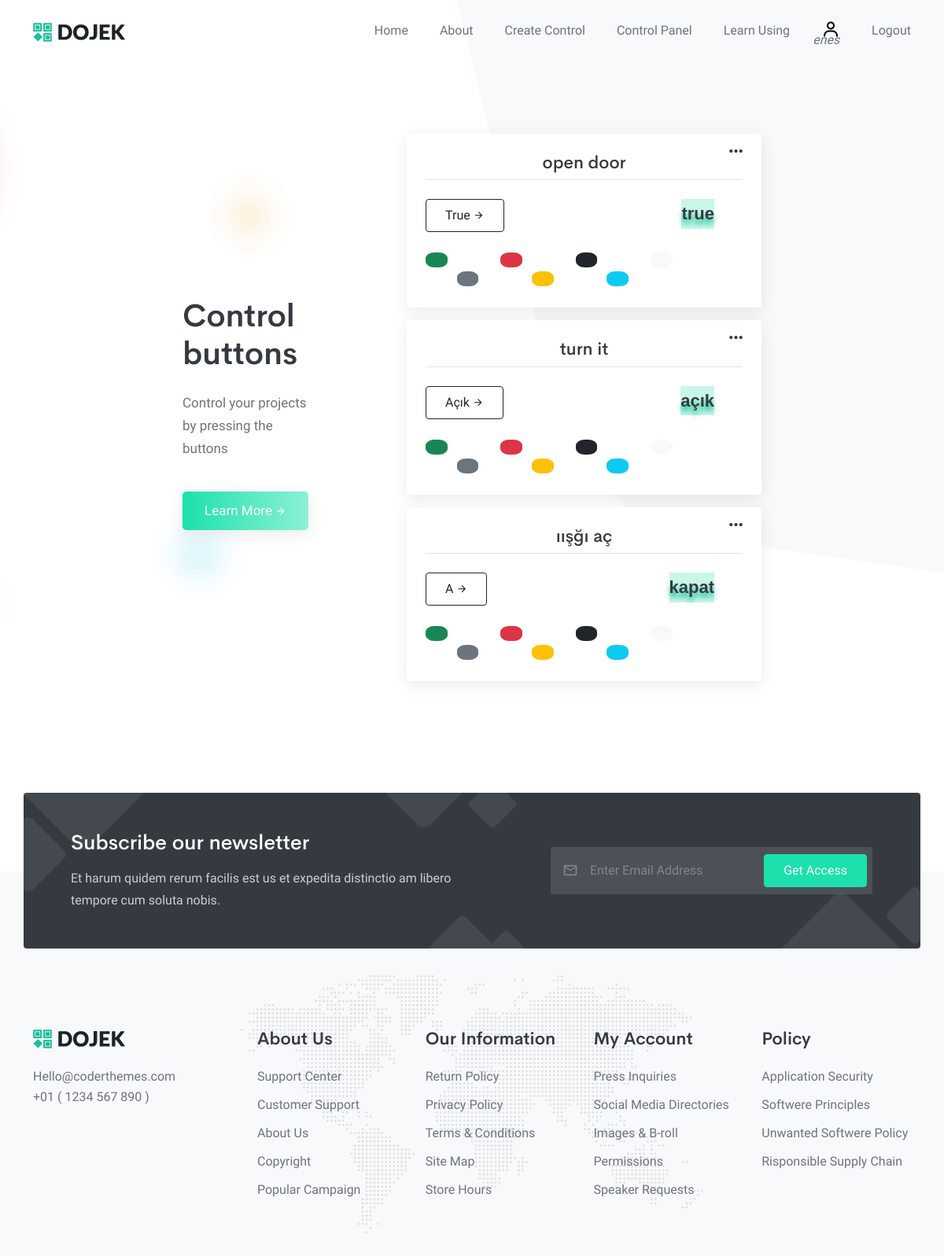
Page /control/ (signed in) on the earlier database version.
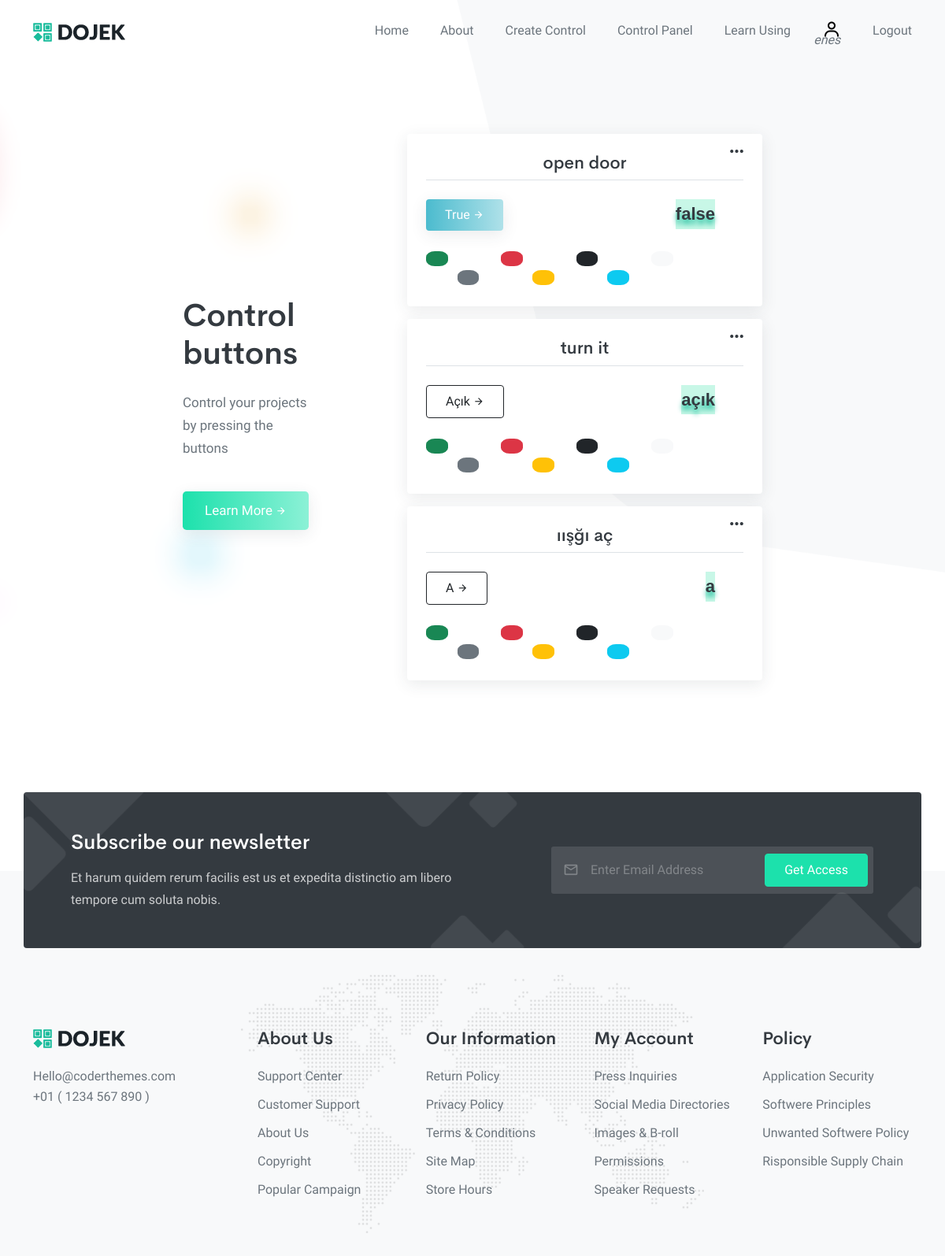
Same page on the later database version.
### web/models.py (models this page shows, shortened)
class Workshop(models.Model):
    HARDWARE_TYPE = (
        ('1', 'NodeMCU'),
        ('2', 'ESP8266'),
    )
    IDE_TYPE = (
        ('1', 'Arduino IDE'),
        ('2', 'PlatformIO'),
        ('2', _('Other')),
    )
    BUTTON_COLOR_CHOICES=(
        ('btn-success','primary'),
        ('btn-outline-success','primary-outline'),
        ('btn-gradiend-success','primary-gradient'),
        ('btn-danger','danger'),
        ('btn-outline-danger','danger-outline'),
        ('btn-gradient-danger','danger-gradient'),
        ('btn-dark','dark'),
        ('btn-outline-dark','dark-outline'),
        ('btn-gradient-dark','dark-gradient'),
        ('btn-light','light'),
        ('btn-outline-light','light-outline'),
        ('btn-white','white'),
        ('btn-outline-white','white-outline'),
        ('btn-gradient-white','white-gradient'),
        ('btn-secondary','secondary'),
        ('btn-outline-secondary','secondary-outline'),
        ('btn-gradient-secondary','secondary-gradient'),
        ('btn-warning','warning'),
        ('btn-outline-warning','warning-outline'),
        ('btn-gradient-warning','warning-gradient'),
        ('btn-info','info'),
        ('btn-outline-info','info-outline'),
        ('btn-gradient-info','info-gradient'),
	)
    hardware = models.CharField(choices=HARDWARE_TYPE, max_length=1,default=HARDWARE_TYPE[0][0], null=True, blank=True)
    ide = models.CharField(choices=IDE_TYPE, max_length=1,default=IDE_TYPE[0][0], null=True, blank=True)
    user = models.ForeignKey(User, on_delete=models.CASCADE, related_name='workshop')
    date_added = models.DateTimeField(auto_now_add=True)
    wifi = models.ForeignKey(Wifie, on_delete=models.CASCADE)
    secret_key = models.CharField(max_length=25)
    url = models.CharField(max_length=100)
    actname = models.CharField(max_length=150)
    def_resp = models.CharField(max_length=150)
    expected_resp = models.CharField(max_length=150)
    current_resp = models.CharField(max_length=150, null=True, blank=True)
    is_fixed = models.BooleanField(default=False)
    duration = models.IntegerField(default=0, help_text=_("turns default in seconds"))
    usage_count = models.IntegerField(default=0)
    button_color = models.CharField(choices=BUTTON_COLOR_CHOICES, max_length=30, default=BUTTON_COLOR_CHOICES[2][0])
    last_used = models.DateTimeField(auto_now_add=True)
    class Meta:
        verbose_name = _('Workshop')
        verbose_name_plural = _('Workshops')
    def btns():
        list = []
        for i in Workshop.BUTTON_COLOR_CHOICES:
            list.append(i[0])
        return list

### web/views.py (the view, shortened to what this page needs)
# urls.py: path('control/', views.control_panel, name='control_panel'),
@login_required
def control_panel(request):
    workshops = Workshop.objects.filter(user=request.user).order_by('-usage_count')
    btns = Workshop.btns
    return render(request, 'web/controls.html', {'workshops':workshops, 'btns':btns})

### templates/web/controls.html (shortened to what this page needs)
{% extends 'base.html' %}
{% load static %}
{% load i18n %}
{% block content %}
<section class="hero-5" id="home">
    <div class="container">
        <div class="row align-items-center justify-content-center">
            <div id="main" class="col-lg-2">
                <h1 id="main_title" class="mb-4 display-6 fw-semibold noselect">{% translate "Control buttons" %} </h1>
                <p id="main_p" class="text-muted fs-17 noselect">{% if request.user.is_authenticated %}{% if request.user.workshop %}{% translate "Control your projects by pressing the buttons"%} {% else %}{% translate "Create your worksop. But first take a look to the documentation." %} {% endif %}{% else %}  {% translate "Register an account, define your url in your Arduino/NodeMCU IDE. That's it!" %}{% endif %}</p>
                <a href="{% url 'docs' %}" id="learn_btn" class="btn btn-lg btn-gradient-success mt-4 mb-4 mb-lg-0">{% translate "Learn More"  %}<i class="mdi mdi-arrow-right fs-14 ms-1"></i></a>
            </div>
            {% if request.user.is_authenticated %}
            <div class="col-md-8 col-lg-5 offset-lg-1">
                {% for workshop in workshops %}
                <div class="card mb-3" id="card" data-card="{{forloop.counter}}" data-workshop-id-card="{{ workshop.id }}">
                    <div class="card-body p-4 ">
                        <i class='bx bx-dots-horizontal-rounded dots' id="dots" data-dot="{{forloop.counter}}"></i>
                        <h5 id="wifi_h5" class="border-bottom text-center fs-22 pb-2 mb-4 noselect">{{workshop.actname}}</h5>
                        <p id="response" class="response">{{workshop.current_resp}}</p>
                        <a data-workshop-id="{{ workshop.id }}" data-workshop-def="{{ workshop.def_resp }}" data-workshop-exp="{{ workshop.expected_resp }}" class="btn btn-md {{workshop.button_color}} mt-0 mb-4 mb-lg-0 wake">{{workshop.expected_resp|title}}<i class="mdi mdi-arrow-right fs-14 ms-1"></i></a>
                        <div style=""> <br>
                            {% for color in btns  %}
                            <span class="color-ball {{color}}  ">&nbsp &nbsp &nbsp &nbsp</span>
                            {% endfor %}
                        </div>
                    </div>
                </div>
                {% endfor %}
            {% else %}
            <a href="{% url 'signup' %}"  class="btn btn-lg btn-gradient-success mt-4 mb-4 mb-lg-0">{% translate "Sign-Up"  %}<i class="mdi mdi-arrow-right fs-14 ms-1"></i></a>
            {% endif %}
        </div>
    </div>
 </section>
{% endblock content %}

### templates/base.html (shortened to what this page needs)
{% load static %}
<!DOCTYPE html>
<html lang="en" class="no-js">
    <head>
        <link href='https://unpkg.com/boxicons@2.1.2/css/boxicons.min.css' rel='stylesheet'>
        <link rel="stylesheet" href="{% static 'css/mklb.css' %}" type="text/css" />
        <link rel="stylesheet" href="{% static 'css/swiper-bundle.min.css' %}" type="text/css" />
        <link rel="stylesheet" type="text/css" href="{% static 'css/materialdesignicons.min.css' %}" />
        <link rel="stylesheet" href="{% static 'css/bootstrap.min.css' %}" type="text/css" />
        <link rel="stylesheet" type="text/css" href="{% static 'css/style.css' %}" />
    </head>
    <body data-bs-spy="scroll" data-bs-target=".navbar" data-bs-offset="60">
        <nav class="navbar navbar-expand-lg fixed-top navbar-custom sticky-dark" id="navbar-sticky">
            <div class="container">
                <a class="logo text-uppercase" href="/">
                    <img src="{% static 'images/logo-dark.png' %}" alt="" />
                </a>
                <div class="collapse navbar-collapse" id="navbarCollapse">
                    <ul class="navbar-nav ms-auto navbar-center" id="mySidenav">
                        <li class="nav-item">
                            <a href="{% url 'home' %}" class="nav-link">Home</a>
                        </li>
                        <li class="nav-item">
                            <a href="#about" class="nav-link">About</a>
                        </li>
                        {% if request.user.is_authenticated %}
                        <li class="nav-item">
                            <a href="{% url 'config' %}" class="nav-link">Create Control</a>
                        </li>
                        <li class="nav-item">
                            <a href="{% url 'control_panel' %}" class="nav-link">Control Panel</a>
                        </li>
                        {% endif %}
                        <li class="nav-item">
                            <a href="{% url 'docs' %}" class="nav-link">Learn Using</a>
                        </li>
                        {% if request.user.is_authenticated %}
                        <li title="{{request.user.username}}" class="nav-item">
                            <a href="{% url 'profile' %}"  class="nav-link icon-link"><i class='bx bx-user icon-link'></i><i id="username_in_menu" style="text-decoration:none;position:absolute;left:-45%;top:18px;">{{request.user.username}}</i></a>
                        </li>
                        <li title="{{request.user.username}}" class="nav-item">
                            <a href="{% url 'logout' %}" class="nav-link">Logout</a>
                        </li>
                        {% else %}
                        <li class="nav-item">
                            <a href="/login" class="nav-link">Login</a>
                        </li>
                        {% endif %}
                    </ul>
                </div>
            </div>
        </nav>
{% block content %}
{% endblock content %}
<br>
<br>
<br>
<br>
        <section class="footer bg-light">
            <div class="cta-content">
                <div class="container">
                    <div class="row bg-dark cta-bg p-5 rounded align-items-center">
                        <div class="col-lg-6">
                            <h3 class="text-white fs-26 mb-3">Subscribe our newsletter</h3>
                            <p class="text-white opacity-75 mb-4 mb-lg-0">Et harum quidem rerum facilis est us et expedita distinctio am libero tempore cum soluta nobis.</p>
                        </div>
                        <div class="col-lg-5 offset-lg-1">
                            <div class="subscribe-form">
                                <i class="mdi mdi-email-outline form-icon"></i>
                                <input type="email" class="form-control" id="exampleFormControlInput1" placeholder="Enter Email Address" />
                                <a href="javascript:void(0);" class="btn btn-primary form-btn">Get Access</a>
                            </div>
                        </div>
                    </div>
                </div>
            </div>
            <div class="container">
                <div class="row">
                    <div class="col-lg-3 text-center text-lg-start">
                        <div class="footer-logo mb-4">
                            <a href="#">
                                <img src="{% static 'images/logo-dark.png' %}" alt="" />
                            </a>
                        </div>
                        <a href="#" class="text-muted">Hello@coderthemes.com</a>
                        <p class="text-muted">+01 ( 1234 567 890 )</p>
                    </div>
                    <div class="col-lg-9">
                        <div class="row">
                            <div class="col-sm-6 col-md-3">
                                <h5 class="fs-22 mb-3 fw-semibold">About Us</h5>
                                <ul class="list-unstyled footer-nav">
                                    <li><a href="javascript:void(0);" class="footer-link">Support Center</a></li>
                                    <li><a href="javascript:void(0);" class="footer-link">Customer Support</a></li>
                                    <li><a href="javascript:void(0);" class="footer-link">About Us</a></li>
                                    <li><a href="javascript:void(0);" class="footer-link">Copyright</a></li>
                                    <li><a href="javascript:void(0);" class="footer-link">Popular Campaign</a></li>
                                </ul>
                            </div>
                            <div class="col-sm-6 col-md-3">
                                <h5 class="fs-22 mb-3 fw-semibold">Our Information</h5>
                                <ul class="list-unstyled footer-nav">
                                    <li><a href="javascript:void(0);" class="footer-link">Return Policy</a></li>
                                    <li><a href="javascript:void(0);" class="footer-link">Privacy Policy</a></li>
                                    <li><a href="javascript:void(0);" class="footer-link">Terms & Conditions</a></li>
                                    <li><a href="javascript:void(0);" class="footer-link">Site Map</a></li>
                                    <li><a href="javascript:void(0);" class="footer-link">Store Hours</a></li>
                                </ul>
                            </div>
                            <div class="col-sm-6 col-md-3">
                                <h5 class="fs-22 mb-3 fw-semibold">My Account</h5>
                                <ul class="list-unstyled footer-nav">
                                    <li><a href="javascript:void(0);" class="footer-link">Press Inquiries</a></li>
                                    <li><a href="javascript:void(0);" class="footer-link">Social Media Directories</a></li>
                                    <li><a href="javascript:void(0);" class="footer-link">Images & B-roll</a></li>
                                    <li><a href="javascript:void(0);" class="footer-link">Permissions</a></li>
                                    <li><a href="javascript:void(0);" class="footer-link">Speaker Requests</a></li>
                                </ul>
                            </div>
                            <div class="col-sm-6 col-md-3">
                                <h5 class="fs-22 mb-3 fw-semibold">Policy</h5>
                                <ul class="list-unstyled footer-nav">
                                    <li><a href="javascript:void(0);" class="footer-link">Application Security</a></li>
                                    <li><a href="javascript:void(0);" class="footer-link">Softwere Principles</a></li>
                                    <li><a href="javascript:void(0);" class="footer-link">Unwanted Softwere Policy</a></li>
                                    <li><a href="javascript:void(0);" class="footer-link">Risponsible Supply Chain</a></li>
                                </ul>
                            </div>
                        </div>
                    </div>
                </div>
            </div>
        </section>
    </body>
</html>

Differences in the rows shown:
changed Workshop "open door": current_resp "true" → "false"; button_color "primary" → "btn-gradient-info" (drawn)
changed Workshop "ıışğı aç": current_resp "kapat" → "a"
